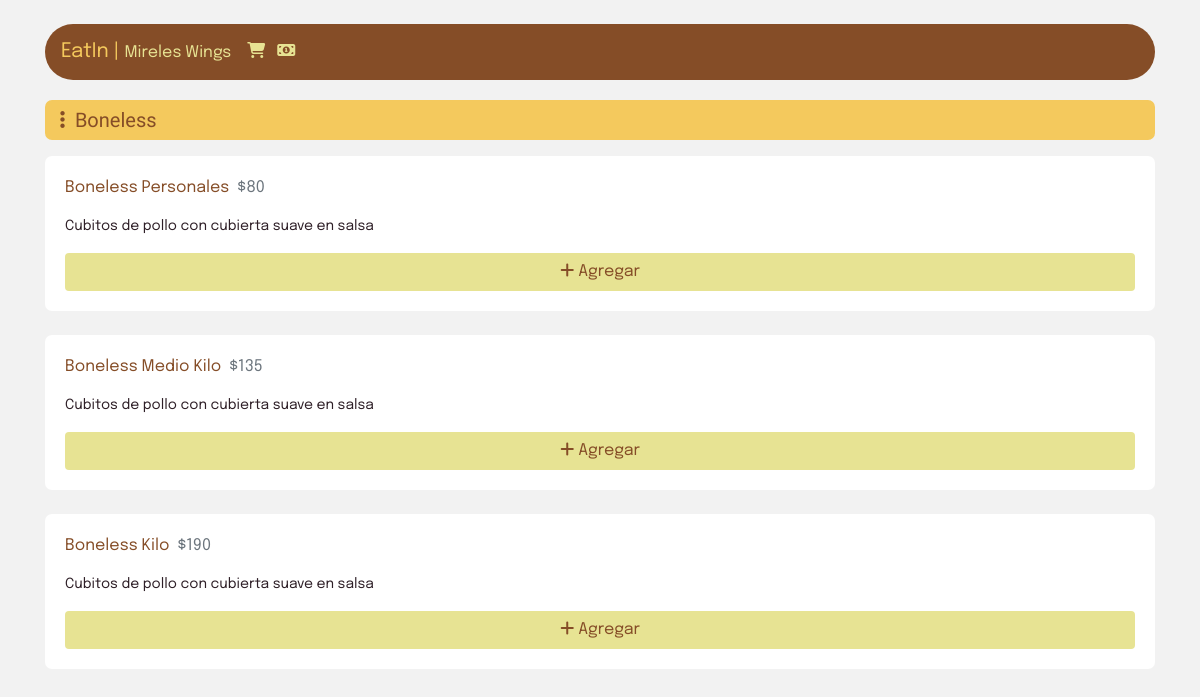
Page /seccion.php?s=boneless on the earlier database version.
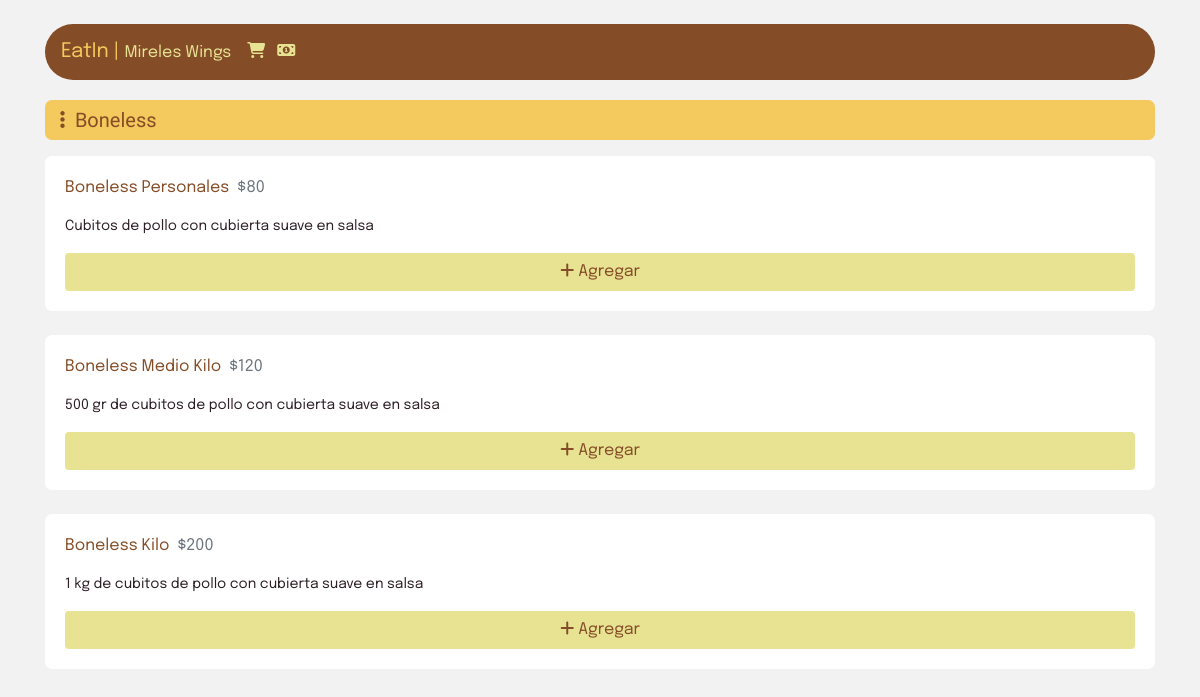
Same page on the later database version.
### tables this page shows
CREATE TABLE `menu` (
  `idplatillo` int(11) NOT NULL,
  `nombre_platillo` varchar(200) DEFAULT NULL,
  `costo` varchar(200) DEFAULT NULL,
  `descripcion` varchar(3000) NOT NULL,
  `categoria` varchar(200) DEFAULT NULL
);

### seccion.php (the view, shortened to what this page needs)
<?php
$conexion=mysqli_connect("localhost", "root", "", "eatin");
$sect = $_GET['s'];
$seccion = ucfirst($_GET['s']);
?>
<!DOCTYPE html>
<html>
<head>
	<link rel="stylesheet" href="https://stackpath.bootstrapcdn.com/bootstrap/4.5.2/css/bootstrap.min.css">
</head>
<body style="font-family: Epilogue; background-color: #f2f2f2; color: #2E1F27;">
	<div class="container fixed-top" style="background-color: transparent;">
		<div class="row">
			<div class="col">
				<br>
				<div class="navbar navbar-expand-lg navbar-dark" style="background-color: #854D27; border-radius: 999px;">
				  <a class="navbar-brand" href="index.php" style="font-family: Epilogue; color: white;"><font color="#F4C95D">EatIn |</font> <small style="color: #E7E393;">Mireles Wings</small></a>
				  <span class="navbar-text">
				  	  <a href="cart.php" style="color: #E7E393;"><i class="fa fa-shopping-cart"></i>&nbsp;&nbsp;</a>
				      <a href="pago.php" style="color: #E7E393;"><i class="fa fa-money"></i></a>
				  </span>
				</div>
			</div>
		</div>
		<br>
	</div>
	<div class="container"  style="padding-top: 100px;">
		<p style="font-family: News Cycle; padding: 5px 10px; font-size: 20px; background-color: #F4C95D; color: #854D27; border-radius: 7px;">&nbsp;<i class="fas fa-ellipsis-v"></i>&nbsp;&nbsp;<?php echo $seccion;?></p>
		<?php
        $sql="SELECT * FROM menu WHERE categoria = '$sect'";
        $result=mysqli_query($conexion,$sql);
        while($mostrar=mysqli_fetch_array($result)){ ?>
		<div class="row">
			<div class="col-12">
				<div class="card" style="border: none; border-radius: 7px;">
				  <div class="card-body">
				    <p style="font-family: Epilogue; color: #854D27;"><?php echo $mostrar['nombre_platillo'];?>&nbsp;<span class="text-muted"> $<?php echo $mostrar['costo'];?></span></p>
				    <p style="font-size: 14px;">
				    	<?php echo $mostrar['descripcion'];?>
				    </p>
				    <div class="row">
				    	<div class="col-12">
				    	<a href="agregar.php?id=<?php echo $mostrar['idplatillo'];?>" class="btn btn-block" style="background-color: #E7E393; color: #854D27"><i class="fas fa-plus" style="color: #854D27"></i> Agregar</a>
					    </div>
				    </div>
				  </div>
				</div>
			</div>
		</div>
		<br>
		<?php } ?>
	</div>
	<br>
</body>
</html>

Differences in the rows shown:
changed menu "Boneless Medio Kilo": costo "135" → "120"; descripcion "Cubitos de pollo con cubierta suave en salsa" → "500 gr de cubitos de pollo con cubierta suave en salsa"
changed menu "Boneless Kilo": costo "190" → "200"; descripcion "Cubitos de pollo con cubierta suave en salsa" → "1 kg de cubitos de pollo con cubierta suave en salsa"
